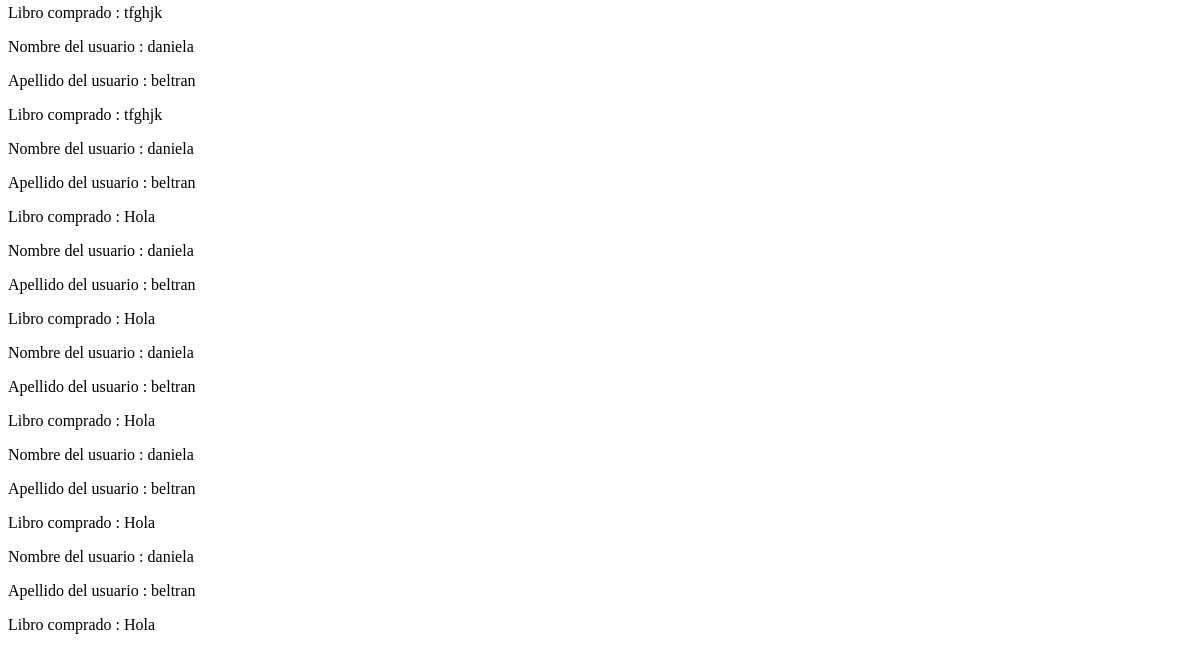
Before: /VistaCompradores (signed in, lower part) with the older database file.
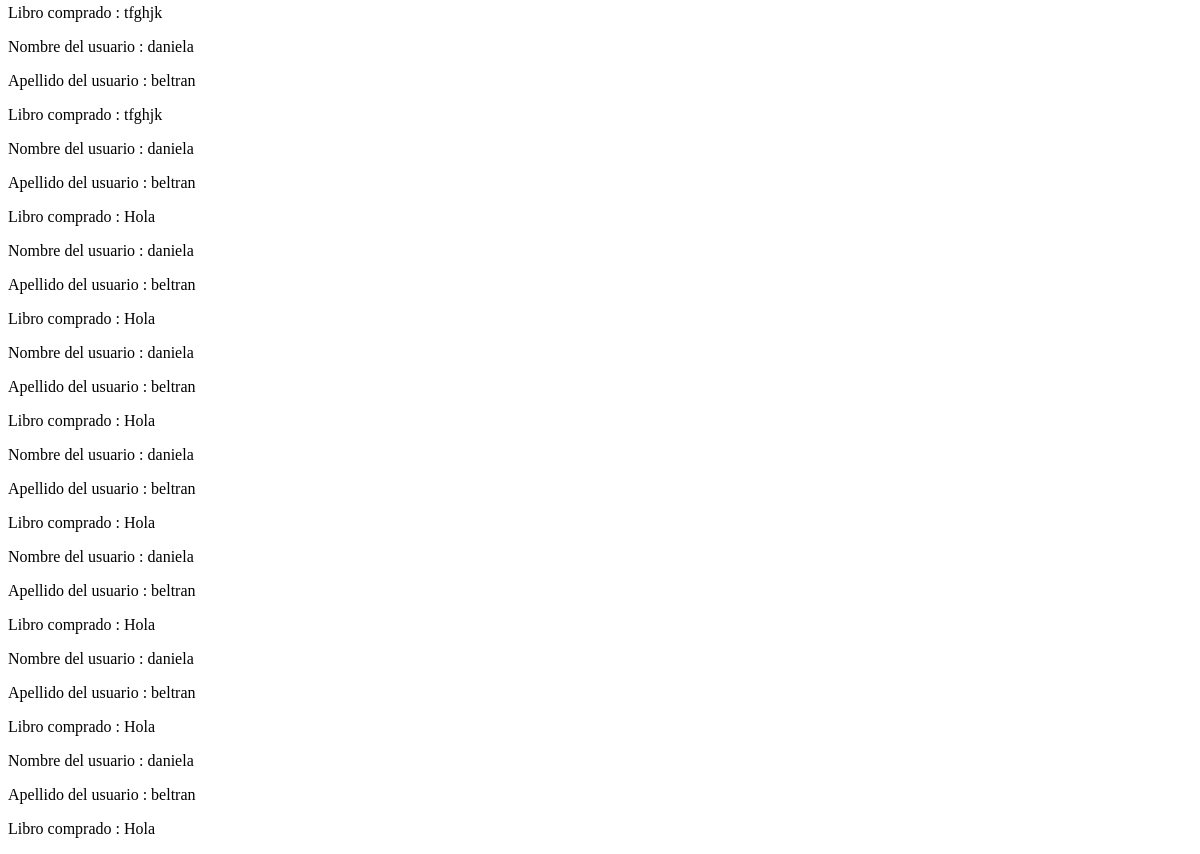
After: the same page with the newer database file.
### homePage/models.py (models this page shows, shortened)
class Compradores(models.Model):
		libro = models.ForeignKey(infoLibro, on_delete=models.SET_NULL,null=True)
		manualidad = models.ForeignKey(contenidoManualidad, on_delete=models.SET_NULL,null=True)
		usuarioDuenio=models.ForeignKey (infousuario,on_delete=models.SET_NULL, null=True,related_name='usuarioDuenio')
		usuarioComprador=models.ForeignKey (infousuario,on_delete=models.SET_NULL, null=True,related_name='usuarioComprador')

class infoLibro(models.Model):
	user=models.ForeignKey(User,on_delete=models.SET_NULL, null=True)
	genero= models.ManyToManyField(GeneroLiterario)
	formato=models.ManyToManyField(FormatoLiterario)
	Titulo= models.CharField(max_length=50)
	Descripcion=models.TextField(max_length=2000)
	ISBN= models.IntegerField()
	PrecioLibro= models.IntegerField(default=0)
	CantidadPaginas=models.IntegerField()
	Idioma=models.CharField(max_length=15)
	imagen=models.ImageField(upload_to='images/books/covers/',default='images/books/covers/default.jpg', null=True,blank=True )

class infousuario(models.Model):
	balance= models.IntegerField(default=0)
	user= models.OneToOneField (User,on_delete=models.CASCADE)
	aficiones= models.ManyToManyField(Aficion, blank=True)
	es_CreadorDeContenido= models.BooleanField(default=False)
	profile_img=models.ImageField(upload_to='images/profile/',default='images/profile/perfilb.jpg',null=False,blank=False)
	es_Nada= models.BooleanField(default=False)

class contenidoManualidad(models.Model):
	user=models.ForeignKey(User,on_delete=models.SET_NULL, null=True)
	title=models.CharField(max_length=50)
	existencias=models.IntegerField(default=0)
	descripcion=models.TextField(max_length=150)
	genero= models.ManyToManyField(GeneroManualidad)
	precioV=models.IntegerField(default=0)
	imagen=models.ImageField(upload_to='images/manualidades/covers/',default='images/manualidades/covers/default.jpg', null=True,blank=True )

### homePage/views.py (the view)
# urls.py: url(r'^VistaCompradores$', views.compradores_view, name='ver compradores'),
@login_required(login_url='/')
def compradores_view(request):
	usuario= infousuario.objects.get(user = request.user)
	usuariosCompradores=[]
	usuariosCompraManu=[]
	compradxres=Compradores.objects.filter(usuarioDuenio=infousuario.objects.get(user = request.user))
	for item in compradxres:
		if( item.usuarioComprador is not None and item.libro is not None ):#Si es un libro
			usuariosCompradores.append(item)
		if( item.usuarioComprador is not None and item.manualidad is not None ):#Si es un libro
			usuariosCompraManu.append(item)
	return render(request,'VistaCompradores.html',{'usuariosCompradores':usuariosCompradores,'usuariosCompraManu':usuariosCompraManu})

### homePage/templates/VistaCompradores.html (shortened to what this page needs)
<!DOCTYPE html>
<html>
<head>
</head>
<body>
{% for  Usuarios in usuariosCompradores %}
<p>Nombre del usuario : {{Usuarios.usuarioComprador.user.first_name}}</p>
<p>Apellido del usuario : {{Usuarios.usuarioComprador.user.last_name}}</p>
<p>Libro comprado : {{Usuarios.libro.Titulo}}</p>
{%endfor%}
{% for  Usuar in usuariosCompraManu %}
<p>Nombre del usuario : {{Usuar.usuarioComprador.user.first_name}}</p>
<p>Apellido del usuario : {{Usuar.usuarioComprador.user.last_name}}</p>
<p>Libro comprado : {{Usuar.manualidad.title}}</p>
{%endfor%}
</body>
</html>

Changed rows visible on the page:
added Compradores: usuarioComprador.user.first_name "daniela", usuarioComprador.user.last_name "beltran", manualidad "Hola"
added Compradores: usuarioComprador.user.first_name "daniela", usuarioComprador.user.last_name "beltran", manualidad "Hola"
